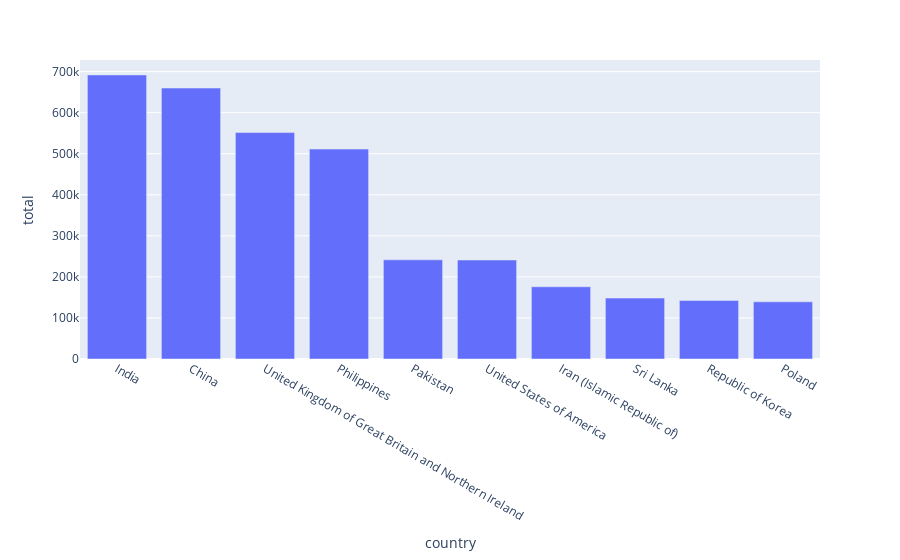

The code cell stored with this chart in its notebook:
### Code cell
fig = px.bar(df.head(10),x="country",y="total")
fig.show()

### Figure 1 — Plotly figure (JSON) as saved in the notebook; plotly's stock layout.template omitted (floating-point values rounded to 4 significant figures)
{"data": [{"alignmentgroup": "True", "hovertemplate": "country=%{x}<br>total=%{y}<extra></extra>", "legendgroup": "", "marker": {"color": "#636efa", "pattern": {"shape": ""}}, "name": "", "offsetgroup": "", "orientation": "v", "showlegend": false, "textposition": "auto", "type": "bar", "x": ["India", "China", "United Kingdom of Great Britain and Northern Ireland", "Philippines", "Pakistan", "United States of America", "Iran (Islamic Republic of)", "Sri Lanka", "Republic of Korea", "Poland"], "xaxis": "x", "y": [691904, 659962, 551500, 511391, 241600, 241122, 175923, 148358, 142581, 139241], "yaxis": "y"}], "layout": {"barmode": "relative", "legend": {"tracegroupgap": 0}, "margin": {"t": 60}, "xaxis": {"anchor": "y", "domain": [0, 1], "title": {"text": "country"}}, "yaxis": {"anchor": "x", "domain": [0, 1], "title": {"text": "total"}}}}
